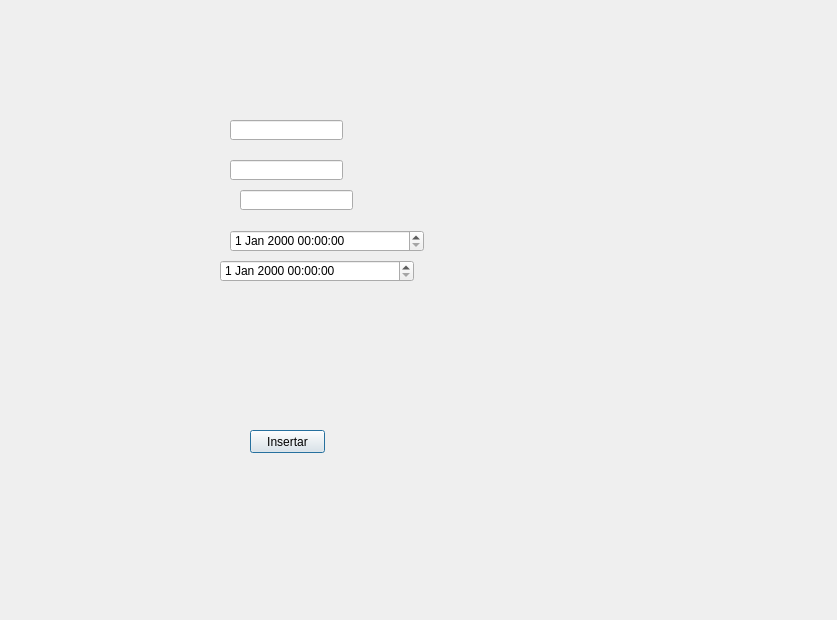
<?xml version="1.0" encoding="UTF-8"?>
<ui version="4.0">
 <class>DepartamentForm</class>
 <widget class="QDialog" name="DepartamentForm">
  <property name="geometry">
   <rect>
    <x>0</x>
    <y>0</y>
    <width>837</width>
    <height>620</height>
   </rect>
  </property>
  <property name="windowTitle">
   <string>Dialog</string>
  </property>
  <widget class="QLineEdit" name="leCountryId">
   <property name="geometry">
    <rect>
     <x>230</x>
     <y>120</y>
     <width>113</width>
     <height>20</height>
    </rect>
   </property>
  </widget>
  <widget class="QLineEdit" name="leDepartamentId">
   <property name="geometry">
    <rect>
     <x>230</x>
     <y>160</y>
     <width>113</width>
     <height>20</height>
    </rect>
   </property>
  </widget>
  <widget class="QLineEdit" name="leDepartamentNanme">
   <property name="geometry">
    <rect>
     <x>240</x>
     <y>190</y>
     <width>113</width>
     <height>20</height>
    </rect>
   </property>
  </widget>
  <widget class="QDateTimeEdit" name="dtDepartamentCreated">
   <property name="geometry">
    <rect>
     <x>230</x>
     <y>230</y>
     <width>194</width>
     <height>22</height>
    </rect>
   </property>
  </widget>
  <widget class="QDateTimeEdit" name="dtDepartamentUpdated">
   <property name="geometry">
    <rect>
     <x>220</x>
     <y>260</y>
     <width>194</width>
     <height>22</height>
    </rect>
   </property>
  </widget>
  <widget class="QPushButton" name="pushButton">
   <property name="geometry">
    <rect>
     <x>250</x>
     <y>430</y>
     <width>75</width>
     <height>23</height>
    </rect>
   </property>
   <property name="text">
    <string>Insertar</string>
   </property>
  </widget>
 </widget>
 <resources/>
 <connections/>
</ui>
